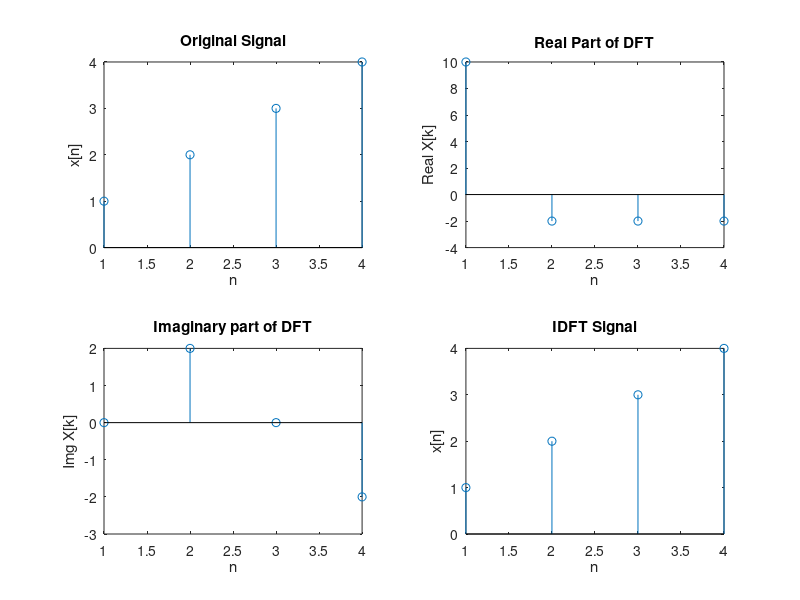

The MATLAB source for this figure:
% Initialization 
clear all;
close all;
clc;
 
%Given Sequence
x=[1 2 3 4];
N=4;
sum=0;
 
%Calculation of DFT
for K=0:1:N-1
    for n=0:1:N-1
        sum=sum+(x(n+1)*exp((-1j*2*pi*K*n)/N));
    end
    X(K+1)=sum;
    sum=0;
end
 
%Plotting figures
K=1:1:N;
 
%Plot Original Signal
subplot(2,2,1)
stem(K,x);
xlabel('n');
ylabel('x[n]');
title('Original Signal');
 
%Plots the real part of the DFT
p=real (X(K));
subplot(2,2,2);
stem(K,p);
xlabel('n');
ylabel('Real X[k]');
title('Real Part of DFT');
 
%Plots the imaginary part of the DFT
z=imag(X(K));
subplot(2,2,3)
stem(K,z);
xlabel('n');
ylabel('Img X[k]');
title('Imaginary part of DFT');
 
%Calculation of IDFT
for n=0:1:N-1
    for K=0:1:N-1
       sum=sum+((X(K+1)*exp((1j*2*pi*K*n)/N))/N);
    end
    z(n+1)=sum;
    sum=0;
end
 
%Plots the IDFT Signal
n=1:1:N;
subplot(2,2,4)
stem(n,z(n));
xlabel('n');
ylabel('x[n]');
title('IDFT Signal');
